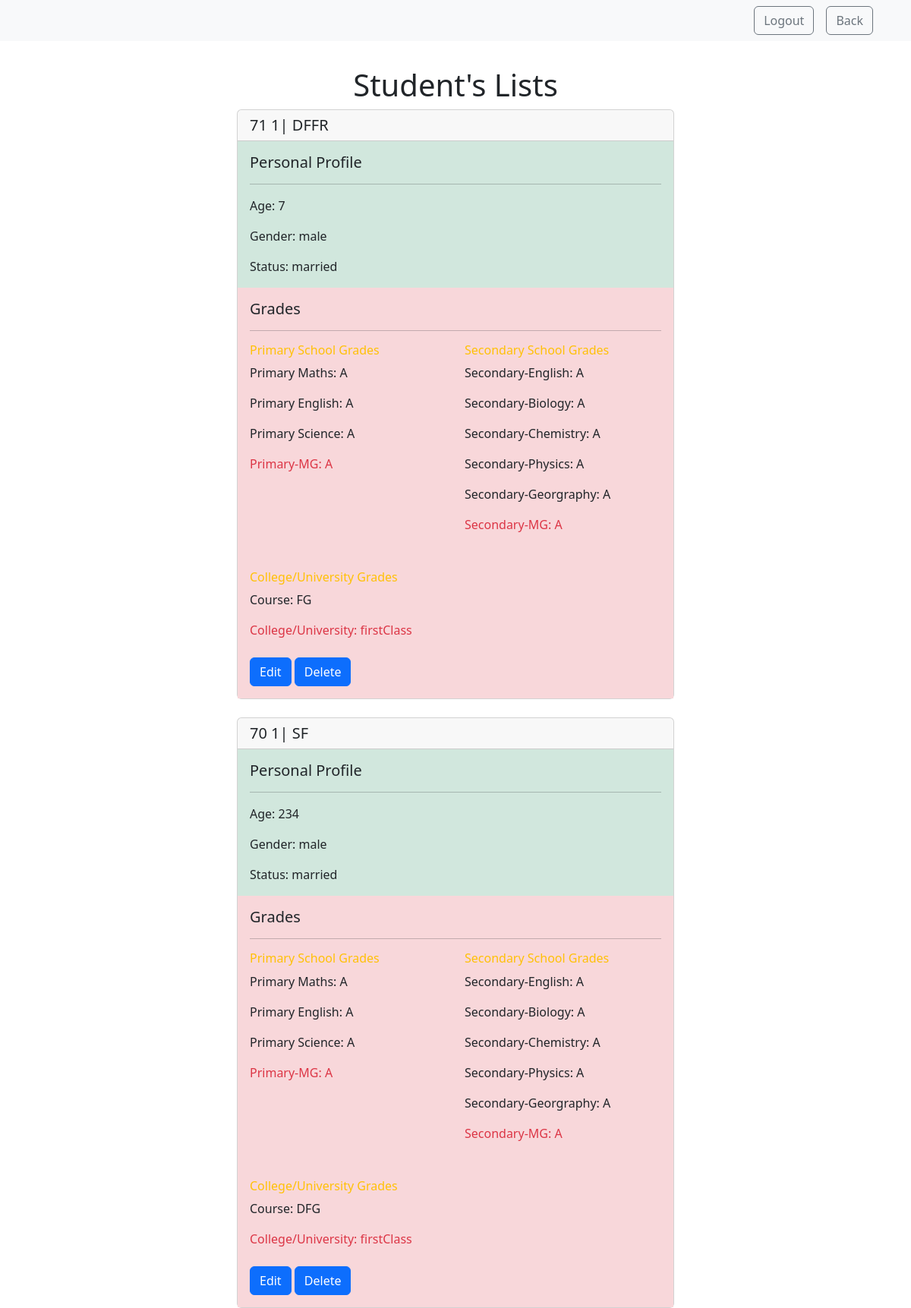
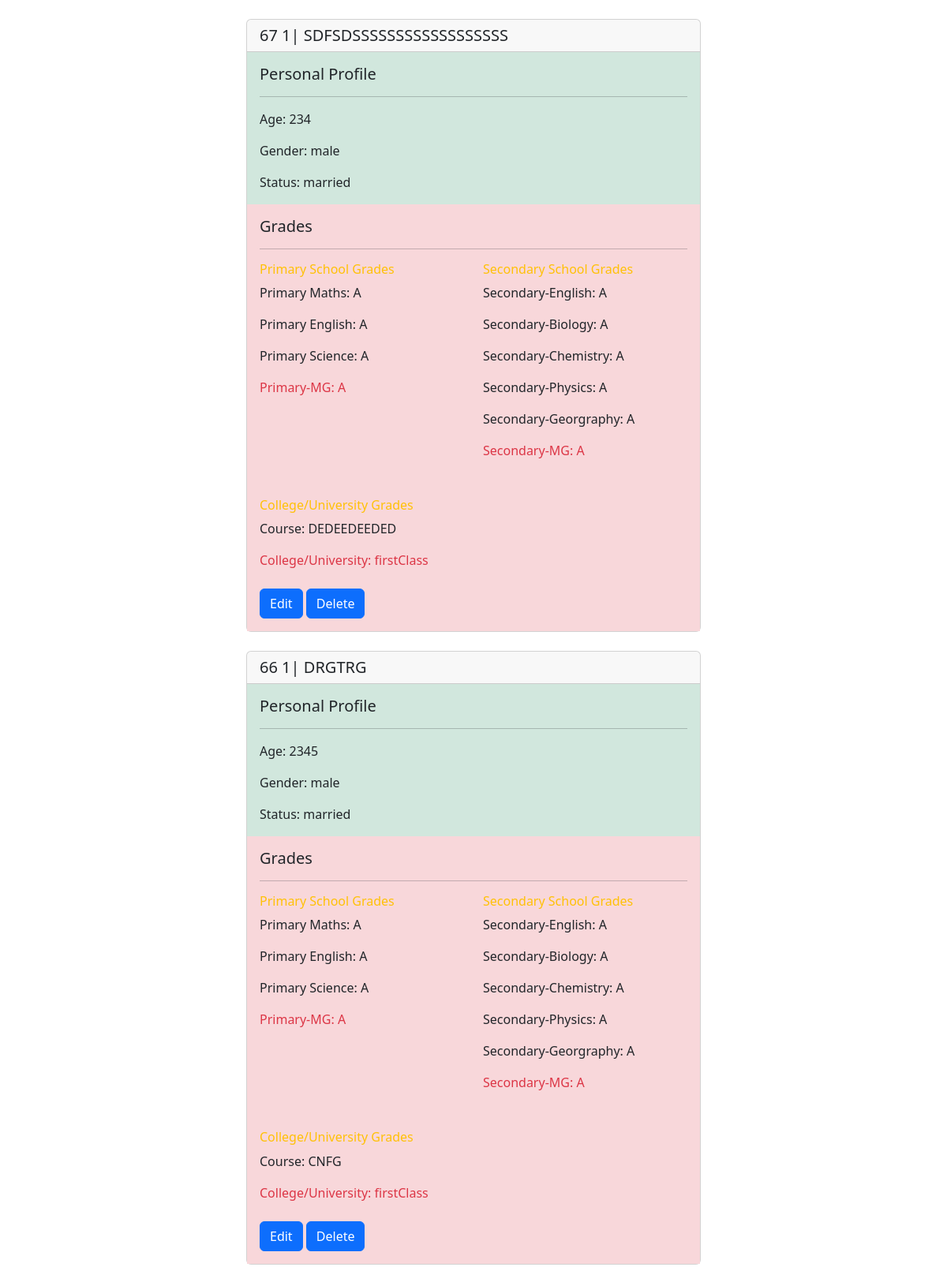
Screenshot of /lists/ (signed in, upper part) with the database file from the repository (2 pictures, top to bottom).
### Authentication/models.py (models this page shows, shortened)
class Students(models.Model):
    fullNames = models.CharField(max_length=100)
    age = models.IntegerField()
    gender = models.CharField(max_length=10, choices=[('Male', 'Male'), ('Female', 'Female')])
    maritalStatus = models.CharField(max_length=10, choices=[('Married', 'Married'), ('Single', 'Single')])
    primaryMaths = models.CharField(max_length=10, choices=[('A', 'A'), ('B', 'B'), ('C', 'C'), ('D', 'D'), ('E', 'E')])
    primaryScience = models.CharField(max_length=10, choices=[('A', 'A'), ('B', 'B'), ('C', 'C'), ('D', 'D'), ('E', 'E')])
    primaryEnglish = models.CharField(max_length=10, choices=[('A', 'A'), ('B', 'B'), ('C', 'C'), ('D', 'D'), ('E', 'E')])
    PrimarymeanGrade = models.CharField(max_length=10, choices=[('A', 'A'), ('B', 'B'), ('C', 'C'), ('D', 'D'), ('E', 'E')])
    highschoolMaths = models.CharField(max_length=10, choices=[('A', 'A'), ('B', 'B'), ('C', 'C'), ('D', 'D'), ('E', 'E'), ('notDone', 'Not Done')])
    highschoolEnglish = models.CharField(max_length=10, choices=[('A', 'A'), ('B', 'B'), ('C', 'C'), ('D', 'D'), ('E', 'E'), ('notDone', 'Not Done')])
    highschoolPhysics = models.CharField(max_length=10, choices=[('A', 'A'), ('B', 'B'), ('C', 'C'), ('D', 'D'), ('E', 'E'), ('notDone', 'Not Done')])
    highschoolChemistry = models.CharField(max_length=10, choices=[('A', 'A'), ('B', 'B'), ('C', 'C'), ('D', 'D'), ('E', 'E'), ('notDone', 'Not Done')])
    highschoolBiology = models.CharField(max_length=10, choices=[('A', 'A'), ('B', 'B'), ('C', 'C'), ('D', 'D'), ('E', 'E'), ('notDone', 'Not Done')])
    highschoolGeography = models.CharField(max_length=10, choices=[('A', 'A'), ('B', 'B'), ('C', 'C'), ('D', 'D'), ('E', 'E'), ('notDone', 'Not Done')])
    SecondarymeanGrade = models.CharField(max_length=10, choices=[('A', 'A'), ('B', 'B'), ('C', 'C'), ('D', 'D'), ('E', 'E')])
    collegeCourseTitle = models.CharField(max_length=100)
    collegeCourseGrade = models.CharField(max_length=100, choices=[
        ('First Class', 'First Class'),
        ('Second Class Upper', 'Second Class Upper'),
        ('Second Class Lower', 'Second Class Lower'),
        ('Pass', 'Pass'),
    ])
    is_admin=models.BooleanField(default=True)

### Authentication/views.py (the view)
# urls.py: path('lists/',views.lists,name='lists'),
@login_required
def lists(request):
    if request.user.is_authenticated:
        context = {'students': Students.objects.all()}
        return render(request, 'crud/lists.html', context)
    else:
        return render(request, 'unlogged.html')

### templates/crud/lists.html (shortened to what this page needs)
<!doctype html>
<html lang="en">
<head>
    <link href="https://cdn.jsdelivr.net/npm/bootstrap@5.3.2/dist/css/bootstrap.min.css" rel="stylesheet">
</head>
<body>
    <nav class="navbar navbar-expand-lg navbar-light bg-light fixed-top">
        <div class="container justify-content-lg-end">
            <a href="{% url 'logout' %}" class="text-decoration-none">
                <button class="btn btn-bg btn-outline-secondary mx-2" type="button">Logout</button>
            </a>
            <a href="/" class="text-decoration-none">
                <button class="btn btn-bg btn-outline-secondary mx-2" type="button">Back</button>
            </a>
        </div>
    </nav>
    <br><br><br>
    <form action="{% url 'lists' %}" method="post">
        <div class="container-fluid">
            <div class="row justify-content-center align-items-center" style="min-height: 100vh;">
                <div class="col-md-12">
                    <h1 class="col-md-6 text-center mx-auto">Student's Lists</h1>
                    {% for student in students reversed %}
                    <div class="row justify-content-center">
                        <div class="col-md-6">
                            <div class="card">
                                <div class="card-header" id="details1Heading">
                                    <h5 class="mb-0">
                                        <span class="student-name">{{ student.id }} {{user.id}}| {{ student.fullNames }}</span>
                                    </h5>
                                </div>
                                <div id="details1" class="collapse show" aria-labelledby="details1Heading" data-parent="#detailsAccordion">
                                    <div class="card-body bg-success-subtle">
                                        <h5 class="card-title">Personal Profile</h5>
                                        <hr>
                                        <p class="card-text">Age: {{student.age}}</p>
                                        <p class="card-text">Gender: {{student.gender}}</p>
                                        <p class="card-text">Status: {{student.maritalStatus}}</p>
                                    </div>
                                    <div class="card-body bg-danger-subtle">
                                        <h5 class="card-title">Grades</h5>
                                        <hr>
                                        <div class="row">
                                            <div class="col-md-6">
                                                <h6 class="text-warning">Primary School Grades</h6>
                                                <div class="col-mb-3">
                                                    <p class="card-text">Primary Maths: {{student.primaryMaths}}</p>
                                                    <p class="card-text">Primary English: {{student.primaryEnglish}}</p>
                                                    <p class="card-text">Primary Science: {{student.primaryScience}}</p>
                                                    <p class="card-text text-danger">Primary-MG: {{student.PrimarymeanGrade}}
                                                    </p>
                                                </div>
                                            </div>
                                            <div class="col-md-6">
                                                <h6 class="text-warning">Secondary School Grades</h6>
                                                <p class="card-text">Secondary-English: {{student.highschoolEnglish}}</p>
                                                <p class="card-text">Secondary-Biology: {{student.highschoolBiology}}</p>
                                                <p class="card-text">Secondary-Chemistry: {{student.highschoolChemistry}}</p>
                                                <p class="card-text">Secondary-Physics: {{student.highschoolPhysics}}</p>
                                                <p class="card-text">Secondary-Georgraphy: {{student.highschoolGeography}}</p>
                                                <p class="card-text text-danger">Secondary-MG: {{student.SecondarymeanGrade}} </p>
                                            </div>
                                        </div>
                                        <br> <br>
                                        <div class="d-flex align-content-start">
                                            <div class="text-start">
                                                <h6 class="text-warning">College/University Grades</h6>
                                                <p class="card-text">Course: {{ student.collegeCourseTitle }}</p>
                                                <p class="card-text text-danger">College/University: {{ student.collegeCourseGrade }}</p>
                                            </div>
                                        </div>
                                        <br>
                                        <a href="{% url 'edit' student.id %}" class="btn btn-primary">Edit</a>
                                        <a href="{% url 'delete' student.id %}" class="btn btn-primary">Delete</a>
                                    </div>
                                </div>
                            </div>
                            <br>
                        </div>
                    </div>
                    {%endfor%}
                </div>
            </div>
        </div>
    </form>
</html>

### templates/crud/lists.html (style rules this page uses)
.collapse { display: none; }
.show { display: block; }

### rows the page displays
Students: id "71", fullNames "DFFR", age "7", gender "male", maritalStatus "married", primaryMaths "A", primaryEnglish "A", primaryScience "A", PrimarymeanGrade "A", highschoolEnglish "A", highschoolBiology "A", highschoolChemistry "A", highschoolPhysics "A", highschoolGeography "A", SecondarymeanGrade "A", collegeCourseTitle "FG", collegeCourseGrade "firstClass"
Students: id "70", fullNames "SF", age "234", gender "male", maritalStatus "married", primaryMaths "A", primaryEnglish "A", primaryScience "A", PrimarymeanGrade "A", highschoolEnglish "A", highschoolBiology "A", highschoolChemistry "A", highschoolPhysics "A", highschoolGeography "A", SecondarymeanGrade "A", collegeCourseTitle "DFG", collegeCourseGrade "firstClass"
Students: id "67", fullNames "SDFSDSSSSSSSSSSSSSSSSSS", age "234", gender "male", maritalStatus "married", primaryMaths "A", primaryEnglish "A", primaryScience "A", PrimarymeanGrade "A", highschoolEnglish "A", highschoolBiology "A", highschoolChemistry "A", highschoolPhysics "A", highschoolGeography "A", SecondarymeanGrade "A", collegeCourseTitle "DEDEEDEEDED", collegeCourseGrade "firstClass"
Students: id "66", fullNames "DRGTRG", age "2345", gender "male", maritalStatus "married", primaryMaths "A", primaryEnglish "A", primaryScience "A", PrimarymeanGrade "A", highschoolEnglish "A", highschoolBiology "A", highschoolChemistry "A", highschoolPhysics "A", highschoolGeography "A", SecondarymeanGrade "A", collegeCourseTitle "CNFG", collegeCourseGrade "firstClass"

### other values shown
{{ user.id }} "1"
